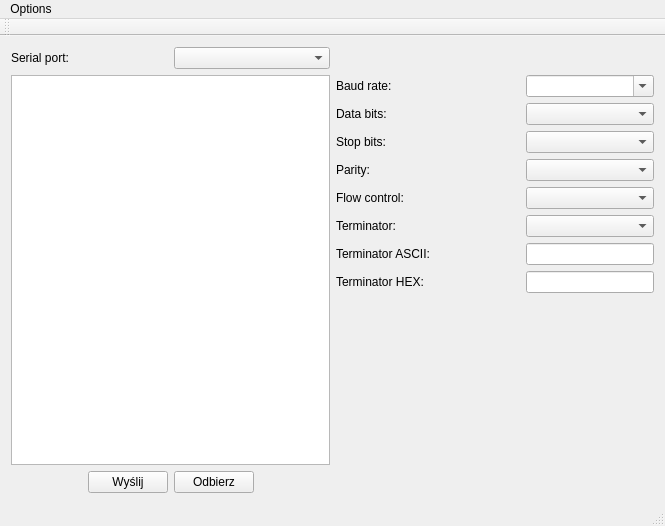
<?xml version="1.0" encoding="UTF-8"?>
<ui version="4.0">
 <class>MainWindow</class>
 <widget class="QMainWindow" name="MainWindow">
  <property name="geometry">
   <rect>
    <x>0</x>
    <y>0</y>
    <width>665</width>
    <height>526</height>
   </rect>
  </property>
  <property name="windowTitle">
   <string>MainWindow</string>
  </property>
  <widget class="QWidget" name="centralWidget">
   <layout class="QGridLayout" name="gridLayout_3">
    <item row="0" column="0">
     <layout class="QGridLayout" name="mainGridLayout">
      <item row="1" column="0">
       <layout class="QVBoxLayout" name="textEditLayout">
        <item>
         <widget class="QPlainTextEdit" name="plainTextEdit"/>
        </item>
        <item>
         <layout class="QHBoxLayout" name="horizontalLayout">
          <item>
           <spacer name="horizontalSpacer">
            <property name="orientation">
             <enum>Qt::Horizontal</enum>
            </property>
            <property name="sizeHint" stdset="0">
             <size>
              <width>40</width>
              <height>20</height>
             </size>
            </property>
           </spacer>
          </item>
          <item>
           <widget class="QPushButton" name="sendButton">
            <property name="text">
             <string>Wyślij</string>
            </property>
           </widget>
          </item>
          <item>
           <widget class="QPushButton" name="receiveButton">
            <property name="text">
             <string>Odbierz</string>
            </property>
           </widget>
          </item>
          <item>
           <spacer name="horizontalSpacer_3">
            <property name="orientation">
             <enum>Qt::Horizontal</enum>
            </property>
            <property name="sizeHint" stdset="0">
             <size>
              <width>40</width>
              <height>20</height>
             </size>
            </property>
           </spacer>
          </item>
         </layout>
        </item>
       </layout>
      </item>
      <item row="1" column="1">
       <layout class="QGridLayout" name="settingsLayout">
        <item row="4" column="0">
         <widget class="QLabel" name="label_5">
          <property name="text">
           <string>Flow control:</string>
          </property>
         </widget>
        </item>
        <item row="2" column="0">
         <widget class="QLabel" name="label_3">
          <property name="text">
           <string>Stop bits:</string>
          </property>
         </widget>
        </item>
        <item row="0" column="1">
         <widget class="MappedComboBox&lt;QSerialPort::BaudRate&gt;" name="baudRateCB">
          <property name="editable">
           <bool>true</bool>
          </property>
         </widget>
        </item>
        <item row="1" column="0">
         <widget class="QLabel" name="label_2">
          <property name="text">
           <string>Data bits:</string>
          </property>
         </widget>
        </item>
        <item row="3" column="1">
         <widget class="MappedComboBox&lt;QSerialPort::Parity&gt;" name="parityCB"/>
        </item>
        <item row="4" column="1">
         <widget class="MappedComboBox&lt;SerialPort::FlowControl&gt;" name="flowControlCB"/>
        </item>
        <item row="3" column="0">
         <widget class="QLabel" name="label_4">
          <property name="text">
           <string>Parity:</string>
          </property>
         </widget>
        </item>
        <item row="5" column="1">
         <widget class="MappedComboBox&lt;std::string&gt;" name="terminatorCB"/>
        </item>
        <item row="0" column="0">
         <widget class="QLabel" name="label">
          <property name="text">
           <string>Baud rate:</string>
          </property>
         </widget>
        </item>
        <item row="8" column="0">
         <spacer name="verticalSpacer">
          <property name="orientation">
           <enum>Qt::Vertical</enum>
          </property>
          <property name="sizeHint" stdset="0">
           <size>
            <width>20</width>
            <height>40</height>
           </size>
          </property>
         </spacer>
        </item>
        <item row="2" column="1">
         <widget class="MappedComboBox&lt;QSerialPort::StopBits&gt;" name="stopBitsCB"/>
        </item>
        <item row="6" column="1">
         <widget class="QLineEdit" name="terminatorASCIIEdit">
          <property name="maximumSize">
           <size>
            <width>128</width>
            <height>16777215</height>
           </size>
          </property>
          <property name="maxLength">
           <number>9</number>
          </property>
         </widget>
        </item>
        <item row="5" column="0">
         <widget class="QLabel" name="label_7">
          <property name="text">
           <string>Terminator:</string>
          </property>
         </widget>
        </item>
        <item row="1" column="1">
         <widget class="MappedComboBox&lt;QSerialPort::DataBits&gt;" name="dataBitsCB"/>
        </item>
        <item row="7" column="1">
         <widget class="QLineEdit" name="terminatorHexEdit">
          <property name="maximumSize">
           <size>
            <width>128</width>
            <height>16777215</height>
           </size>
          </property>
         </widget>
        </item>
        <item row="6" column="0">
         <widget class="QLabel" name="label_8">
          <property name="text">
           <string>Terminator ASCII:</string>
          </property>
         </widget>
        </item>
        <item row="7" column="0">
         <widget class="QLabel" name="label_9">
          <property name="text">
           <string>Terminator HEX:</string>
          </property>
         </widget>
        </item>
       </layout>
      </item>
      <item row="0" column="0">
       <layout class="QHBoxLayout" name="portSelectionLayout">
        <item>
         <widget class="QLabel" name="label_6">
          <property name="text">
           <string>Serial port:</string>
          </property>
         </widget>
        </item>
        <item>
         <widget class="MappedComboBox&lt;QSerialPortInfo&gt;" name="serialPortInfoCB"/>
        </item>
       </layout>
      </item>
     </layout>
    </item>
   </layout>
  </widget>
  <widget class="QMenuBar" name="menuBar">
   <property name="geometry">
    <rect>
     <x>0</x>
     <y>0</y>
     <width>665</width>
     <height>26</height>
    </rect>
   </property>
   <widget class="QMenu" name="menuOptions">
    <property name="title">
     <string>Options</string>
    </property>
    <addaction name="actionRefresh_ports"/>
   </widget>
   <addaction name="menuOptions"/>
  </widget>
  <widget class="QToolBar" name="mainToolBar">
   <attribute name="toolBarArea">
    <enum>TopToolBarArea</enum>
   </attribute>
   <attribute name="toolBarBreak">
    <bool>false</bool>
   </attribute>
  </widget>
  <widget class="QStatusBar" name="statusBar"/>
  <action name="actionRefresh_ports">
   <property name="text">
    <string>Refresh ports</string>
   </property>
   <property name="shortcut">
    <string>F5</string>
   </property>
  </action>
 </widget>
 <layoutdefault spacing="6" margin="11"/>
 <customwidgets>
  <customwidget>
   <class>MappedComboBox&lt;QSerialPort::DataBits&gt;</class>
   <extends>QComboBox</extends>
   <header>mappedcombobox.h</header>
  </customwidget>
  <customwidget>
   <class>MappedComboBox&lt;QSerialPort::BaudRate&gt;</class>
   <extends>QComboBox</extends>
   <header>mappedcombobox.h</header>
  </customwidget>
  <customwidget>
   <class>MappedComboBox&lt;QSerialPort::StopBits&gt;</class>
   <extends>QComboBox</extends>
   <header>mappedcombobox.h</header>
  </customwidget>
  <customwidget>
   <class>MappedComboBox&lt;QSerialPort::Parity&gt;</class>
   <extends>QComboBox</extends>
   <header>mappedcombobox.h</header>
  </customwidget>
  <customwidget>
   <class>MappedComboBox&lt;SerialPort::FlowControl&gt;</class>
   <extends>QComboBox</extends>
   <header>mappedcombobox.h</header>
  </customwidget>
  <customwidget>
   <class>MappedComboBox&lt;QSerialPortInfo&gt;</class>
   <extends>QComboBox</extends>
   <header>mappedcombobox.h</header>
  </customwidget>
  <customwidget>
   <class>MappedComboBox&lt;std::string&gt;</class>
   <extends>QComboBox</extends>
   <header>mappedcombobox.h</header>
  </customwidget>
 </customwidgets>
 <resources/>
 <connections/>
</ui>
